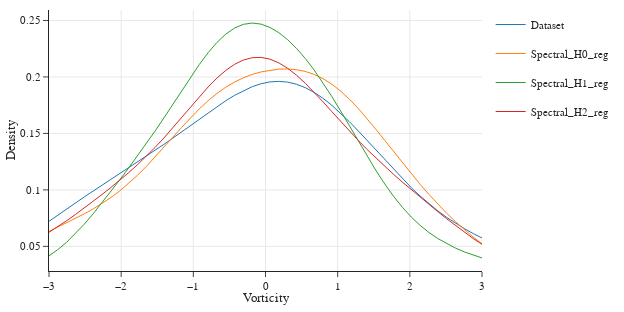

Source (notebook cell):
### Code cell
fig = go.Figure()
show_model_list = ['Dataset', 'Spectral_H1_reg', 'Spectral_H0_reg', 'Spectral_H2_reg']
for key, value in models.items():
    if key not in show_model_list: continue
    fig.add_trace(go.Scatter(x=value['vorticity_bins'],
                             y=value['vorticity_dist'],
                             name=value['name'], legendgroup=value['name'],
                             mode='lines', line=dict(width=1)
                             ))
fig.update_layout(
    font=font, template=template, plot_bgcolor='rgba(0,0,0,0)', showlegend=True,
    width=px_width, height = px_width/2, margin=dict(l=10, r=10, t=10, b=10),
    xaxis={'title_text':"Vorticity", 'title_standoff':1, 'showgrid':True, 
           'range':[models['Dataset']['vorticity_bins'].min(), models['Dataset']['vorticity_bins'].max()]}, 
    yaxis={'title_text':"Density", 'title_standoff':1, 'showgrid':True}
)
fig.show()
